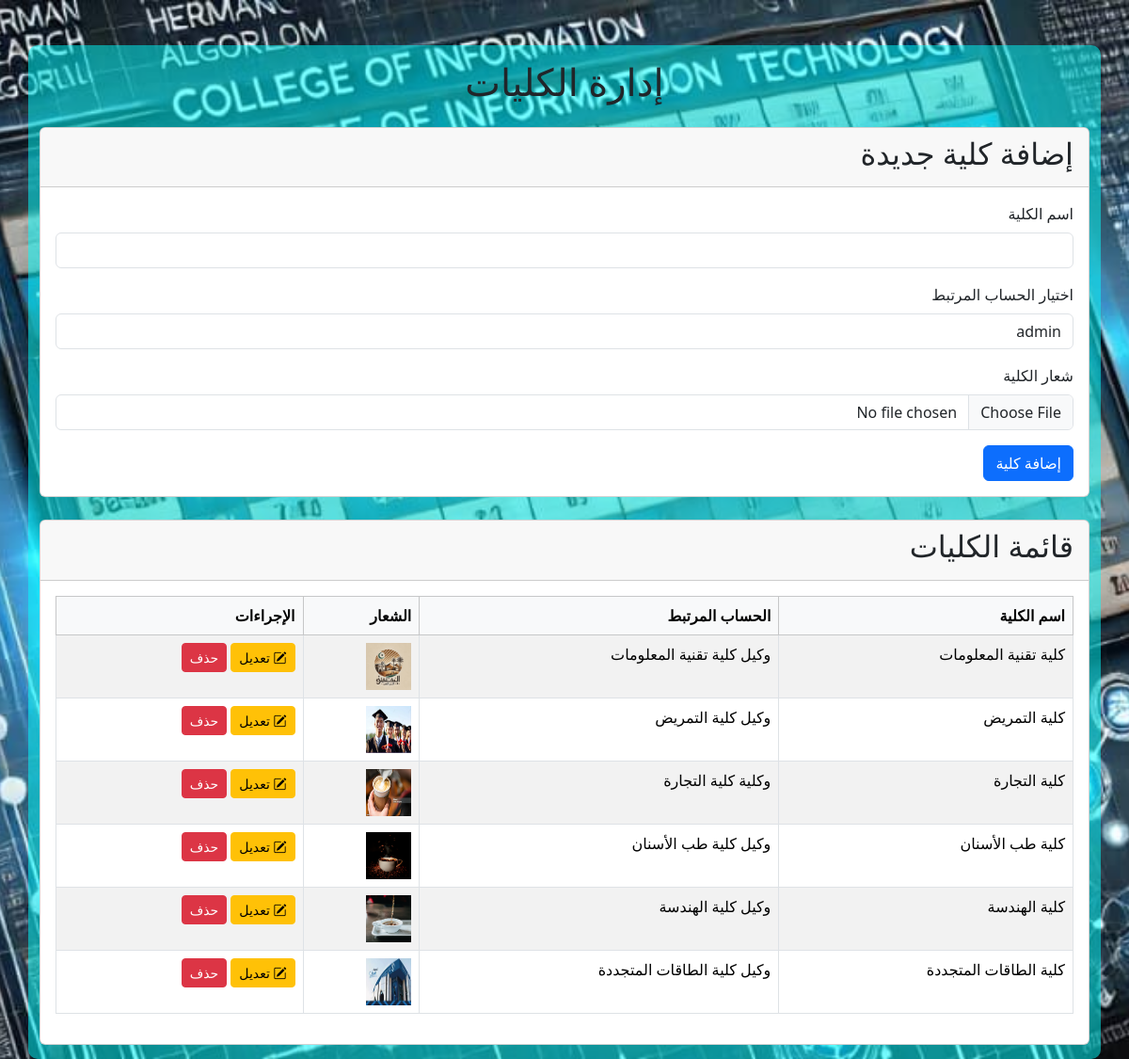
The page /manage_colleges/ (signed in) on the database its author committed.
### scheduler/models.py (models this page shows, shortened)
class College(models.Model):
    name = models.CharField(max_length=100)
    user = models.OneToOneField(User, models.SET_NULL ,null=True, blank=True)  # لكل كلية حساب مرتبط
    logo = models.ImageField(upload_to='college_logos/', null=True, blank=True)  # حقل الشعار
    created_at = models.DateTimeField(auto_now_add=True)

### scheduler/views.py (the view, shortened to what this page needs)
# urls.py: path('manage_colleges/', views.manage_colleges, name='manage_colleges'),
@login_required(login_url='Login_view')
def manage_colleges(request):
    if not request.user.is_superuser:  # تأكد أن المستخدم هو مشرف
        return render(request, 'error.html', {'message': 'ليس لديك الصلاحية للوصول لهذه الصفحة.'})
    colleges = College.objects.all()  # جلب جميع الكليات
    users = User.objects.all()
    return render(request, 'manage_colleges.html', {
        'colleges': colleges,
        'users': users,  # تمرير قائمة المستخدمين
    })

### templates/manage_colleges.html (shortened to what this page needs)
{% extends 'base.html' %}
{% load static %}
{% block contant %}
<div class="container mt-5" dir="rtl">
    <h1 class="text-center mb-4">إدارة الكليات</h1>
    <div class="card mb-4">
        <div class="card-header">
            <h2>إضافة كلية جديدة</h2>
        </div>
        <div class="card-body">
            <form method="POST" enctype="multipart/form-data">
                <div class="mb-3">
                    <label for="college_name" class="form-label">اسم الكلية</label>
                    <input type="text" name="college_name" id="college_name" class="form-control" required>
                </div>
                <div class="mb-3">
                    <label for="user_id" class="form-label">اختيار الحساب المرتبط</label>
                    <select name="user_id" id="user_id" class="form-control" required>
                        {% for user in users %}
                            <option value="{{ user.id }}">{{ user.username }}</option>
                        {% endfor %}
                    </select>
                </div>
                <div class="mb-3">
                    <label for="logo" class="form-label">شعار الكلية</label>
                    <input type="file" name="logo" id="logo" class="form-control" accept="image/*">
                </div>
                <button type="submit" name="add_college" class="btn btn-primary">إضافة كلية</button>
            </form>
        </div>
    </div>
    <div class="card">
        <div class="card-header">
            <h2>قائمة الكليات</h2>
        </div>
        <div class="card-body">
            <table class="table table-bordered table-striped">
                <thead class="table-light">
                    <tr>
                        <th>اسم الكلية</th>
                        <th>الحساب المرتبط</th>
                        <th>الشعار</th>
                        <th>الإجراءات</th>
                    </tr>
                </thead>
                <tbody>
                    {% for college in colleges %}
                    <tr>
                        <td>{{ college.name }}</td>
                        <td>{{ college.user.username }}</td>
                        <td>
                            {% if college.logo %}
                                <img src="{{ college.logo.url }}" alt="شعار الكلية" width="50" height="50">
                            {% else %}
                                لا يوجد شعار
                            {% endif %}
                        </td>
                        <td>
                            <form method="POST" style="display:inline;">
                                <a href="{% url 'edit_college' college.id %}" class="btn btn-sm btn-warning">
                                    <i class="bi bi-pencil-square"></i> تعديل
                                </a>
                                <button type="submit" name="delete_college" class="btn btn-danger btn-sm" onclick="return confirm('هل أنت متأكد من حذف هذه الكلية؟')">
                                    حذف
                                </button>
                            </form>
                        </td>
                    </tr>
                    {% endfor %}
                </tbody>
            </table>
        </div>
    </div>
</div>
{% endblock %}

### templates/base.html (shortened to what this page needs)
{% load static %}
<!DOCTYPE html>
<html lang="ar">
<head>
    <link rel="stylesheet" href="{% static 'css/main.css' %}">
    <link rel="stylesheet" href="{% static 'css/bootstrap.min.css' %}">
    <link rel="stylesheet" href="https://cdnjs.cloudflare.com/ajax/libs/font-awesome/6.0.0-beta3/css/all.min.css">
    <link href="https://cdnjs.cloudflare.com/ajax/libs/bootstrap-icons/1.10.0/font/bootstrap-icons.min.css" rel="stylesheet">
    <link rel="stylesheet" href="https://cdnjs.cloudflare.com/ajax/libs/bootstrap-icons/1.8.3/font/bootstrap-icons.min.css">
    <link href="https://cdn.jsdelivr.net/npm/bootstrap@5.3.2/dist/css/bootstrap.min.css" rel="stylesheet">
    <link href="https://cdn.jsdelivr.net/npm/bootstrap-icons/font/bootstrap-icons.css" rel="stylesheet">
</head>
<body class="body h-100">
    {% block contant %}
    {% endblock %}
</body>
</html>

### schedule_optimizer/static/css/main.css (style rules this page uses)
.container { background-color:rgba(0, 255, 255, 0.5); padding: 15px; border-radius: 10px; }

### rows shown on the page
College: name "كلية تقنية المعلومات", user.username "وكيل كلية تقنية المعلومات", logo (picture)
College: name "كلية التمريض", user.username "وكيل كلية التمريض", logo (picture)
College: name "كلية التجارة", user.username "وكلية كلية التجارة", logo (picture)
College: name "كلية طب الأسنان", user.username "وكيل كلية طب الأسنان", logo (picture)
College: name "كلية الهندسة", user.username "وكيل كلية الهندسة", logo (picture)
College: name "كلية الطاقات المتجددة", user.username "وكيل كلية الطاقات المتجددة", logo (picture)

### other values the page prints
form field user_id "admin"
